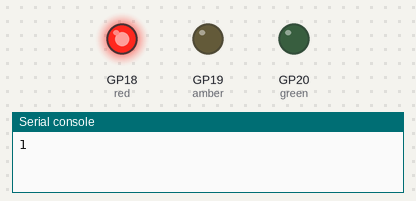
This program was run on a simulated Raspberry Pi Pico running MicroPython. On the bench: output pins drawn as LEDs (lit = HIGH), the last lines printed to the serial console. At 15.0 s the program stops and its outputs stay as they are.

Above: at 0.2 s.
At 0.7 s:
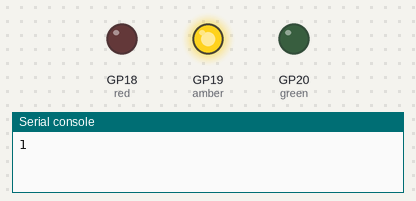
At 2.7 s:
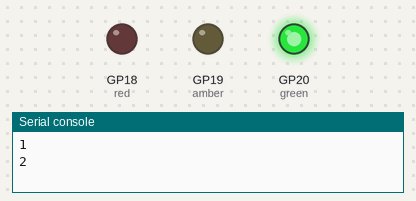
Timing chart, 0 to 3.5 s (numbered marks = the images above):
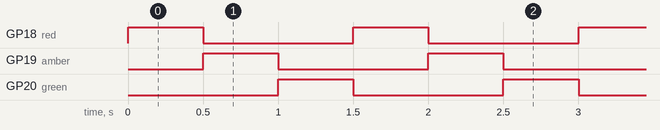

The program:

Day_2_LED_flash.py
```python
#import
from machine import Pin
import time

#LED name setup
red = Pin(18, Pin.OUT)
amber = Pin(19, Pin.OUT)
green = Pin(20, Pin.OUT)

#set counter to start at 1
counter = 1
while counter < 11:
    print(counter)

    #Red on
    red.value(1)
    amber.value(0)
    green.value(0)

    #wait 0.5 second
    time.sleep(0.5)

    #Amber on
    red.value(0)
    amber.value(1)
    green.value(0)

    time.sleep(0.5)

    #Green on
    red.value(0)
    amber.value(0)
    green.value(1)

    time.sleep(0.5)

    #add 1 to counter
    counter += 1

#led off
red.value(0)
amber.value(0)
green.value(0)
```

Measured:
- by itself, GP18 (red), GP19 (amber): alternates HIGH for 0.50 s and LOW for 1.0 s, 20 changes in all, then stays LOW
- by itself, GP20 (green): alternates HIGH for 0.50 s and LOW for 1.0 s
